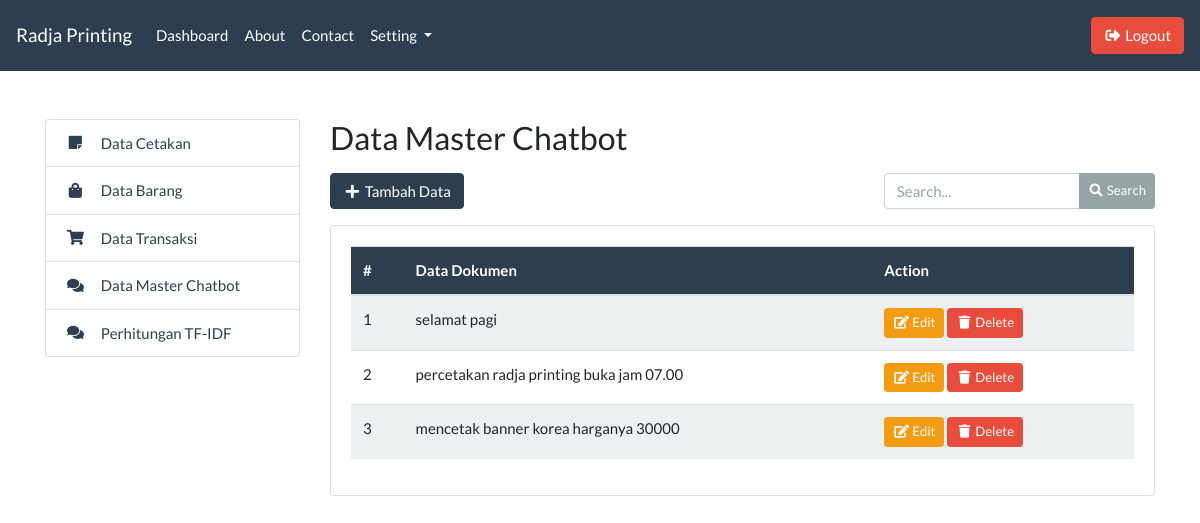
The app's page /admin/master_index.php (signed in) with its own data.
### tables this page shows
CREATE TABLE `tb_dokumen` (
  `id` int(11) NOT NULL,
  `dokumen` varchar(255) NOT NULL
);

### admin/master_index.php (the view, shortened to what this page needs)
<?php include '../templates/admin_header.php'; ?>
<?php include '../templates/admin_sidebar.php'; ?>
<div class="col-md-9">
    <h3>Data Master Chatbot</h3>
    <div class="row mt-3">
        <div class="col-md-4">
            <button type="button" class="btn btn-primary" data-toggle="modal" data-target="#inputModal">
                <i class="fas fa-fw fa-plus"></i> Tambah Data
            </button>
        </div>
        <div class="col-md-8">
            <form action="">
                <div class="form-group float-right">
                    <div class="input-group">
                        <input type="text" name="search" id="search" class="form-control" placeholder="Search...">
                        <div class="input-group-append">
                            <button type="submit" class="btn btn-sm btn-secondary">
                                <i class="fas fa-fw fa-search"></i> Search
                            </button>
                        </div>
                    </div>
                </div>
            </form>
        </div>
    </div>
    <div class="card">
        <div class="card-body">
            <table class="table table-striped" id="table-master">
                <thead class="bg-primary text-white">
                    <tr>
                        <th>#</th>
                        <th>Data Dokumen</th>
                        <th>Action</th>
                    </tr>
                </thead>
                <tbody>
                    <?php
                        include '../koneksi.php';
                        $data = mysqli_query($koneksi, "SELECT * FROM tb_dokumen");
                        $no = 1;
                        while($d = mysqli_fetch_array($data)) {
                    ?>
                    <tr>
                        <td><?= $no++; ?></td>
                        <td><?= $d['dokumen']; ?></td>
                        <td>
                            <a href="master_edit.php?id=<?= $d['id']; ?>" class="btn btn-warning btn-sm">
                                <i class="fas fa-fw fa-edit"></i> Edit
                            </a>
                            <a href="master_delete.php?id=<?= $d['id']; ?>" class="btn btn-danger btn-sm">
                                <i class="fas fa-fw fa-trash"></i> Delete
                            </a>
                        </td>
                    </tr>
                    <?php } ?>
                </tbody>
            </table>
        </div>
    </div>
</div>
<?php include '../templates/admin_footer.php'; ?>

### assets/css/all.css (style rules this page uses)
.fa, .fas, .far, .fal, .fad, .fab { -moz-osx-font-smoothing: grayscale; -webkit-font-smoothing: antialiased; display: inline-block; font-style: normal; font-variant: normal; text-rendering: auto; line-height: 1; }
.fa-fw { text-align: center; width: 1.25em; }
.fa-edit:before { content: "\f044"; }
.fa-plus:before { content: "\f067"; }
.fa-search:before { content: "\f002"; }
.fa-trash:before { content: "\f1f8"; }
.fa, .fas { font-family: 'Font Awesome 5 Free'; font-weight: 900; }

### records on screen
tb_dokumen: dokumen "selamat pagi"
tb_dokumen: dokumen "percetakan radja printing buka jam 07.00"
tb_dokumen: dokumen "mencetak banner korea harganya 30000"
